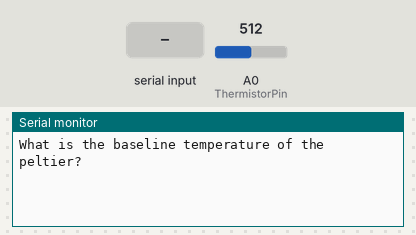
Bench run of a sketch on a simulated Arduino Uno, built with avr-gcc and run on an emulated ATmega328P. Parts: the last lines printed to the serial monitor. Inputs (shaded band) come from the test bench; at power-on: A0 (ThermistorPin) = 512.

Above: at 0.8 s.
0.9 s: "90,45\n" received over Serial
At 3.1 s:
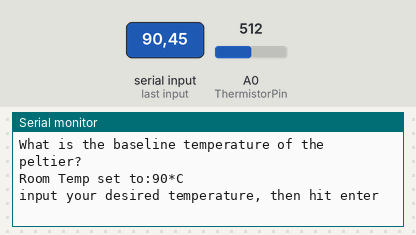
3.4 s: "30,150\n" received over Serial
At 5.2 s:
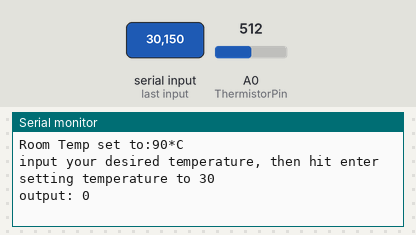

Measured:
- after the input at 0.9 s, the serial monitor: prints a new line after 1.0 s (image 1)
- after the input at 3.4 s, the serial monitor: prints a new line after 1.0 s (image 2)

The sketch:

peltiercontrolscriptwtherm.ino
```cpp
//Cora Ferguson
//Credit: Cam Brochu, controlling the peltier with serial inputs

//imports
#include <math.h>

//Variables
int baseline;
float temp = 0;                  //this is the temp read in from the user
int powerPin = 5;                //this will output power to the peltier cooler
int dtime = 1000;                //sets the delay to 1 sec
int input;
const int ThermistorPin = 0;     // analog input pin for the thermistor voltage
int Vo;                          // integer value of voltage reading
float R = 9870.0;                // fixed resistance in the voltage divider
float Rt;                        // computed resistance of the thermistor
int voltage[3];                  //making an array to store 3 values at a time
int x;                           //the integer that will refer to the part of the array that values will be put into
int avg_voltage;                 //the integer that is the average of the 3 voltage readings from the thermistor

///////////////////////////////////////////////////////////////////////////////////////////////
///////////////////////////////////////////////////////////////////////////////////////////////

void setup() {
  // put your setup code here, to run once:
  Setup();
  baseline = getBaseline();
  Serial.print("Room Temp set to:");
  Serial.print(baseline);
  Serial.println("*C");
  printInstruction();

// Only have the arduino calibrate to the original temperature once
  readInput();
  checkOutOfRange(input);
  Serial.print("setting temperature to ");
  Serial.println(input);
  int output = TempToAnalogOut(input);
  analogWrite(powerPin, output);

}

// Use the loop to continuously monitor the thermistor values and adjust the power output accordingly
void loop() {
  // Push the values into the voltage array to calculate the average voltage from the thermistor
  for (int i = 0; i < 3; i++){
    x = i;
    Vo = int(analogRead(ThermistorPin));
    Rt = R*(1023.0/float(Vo)-1.0);
    voltage[x] = Vo;
    delay(1000);
  }

  avg_voltage = (voltage[0]+voltage[1]+voltage[2])/3;
  Serial.print("Average Voltage: ");
  Serial.println(avg_voltage);

  if(avg_voltage > 130){
    analogWrite(powerPin, 0);
  }else if(avg_voltage < 130){
    int output = TempToAnalogOut(input);
    analogWrite(powerPin, output);
  }
}


////////////////////////////////////////////////////////////////////////////////////////////////
////////////////////////////////////////////////////////////////////////////////////////////////

//Custom functions:
void Setup(){
  pinMode(powerPin, OUTPUT); //setting the powerpin to output mode
  Serial.begin(9600); //starting the serial moniter
}

float getBaseline(){//gathering baseline room temp:
  Serial.println("What is the baseline temperature of the peltier?");
  while (Serial.available() == 0){
  }
  String Baseline = Serial.readString();
  int base = Baseline.toInt();
  return base;
}

void printInstruction(){
  Serial.println("input your desired temperature, then hit enter");
}

void readInput(){
  while (Serial.available() <= 0){
  }
  String Input = Serial.readString();
  input = Input.toInt();
}

void checkOutOfRange(int IN){
  if (IN > 42 || IN < 15){
    Serial.print("Out of range, done testing. Temp is: ");
    Serial.println(temp);
    digitalWrite(powerPin, LOW);
  }
}

//Calibration for Peltier 1
int TempToAnalogOut(int IN){
  int OUT;
  if (IN > baseline+1){
    IN = IN - (baseline - 29.6289); //this reassigns the IN to be the initial value minus the value calculated from the best fit equation
    OUT = log(IN/51.2578) / -0.002; //logic backcalculates the bit using the exponential line of best fit equation
  }else if (IN < baseline-1){
    IN = IN - (baseline - 25.88);
    OUT = log(IN / 25.88) / -0.002; //exponential option
  }else{
    OUT = 0;
  }
  Serial.print("output: ");
  Serial.println(OUT);
  if (OUT > 255){
    OUT = 255;
    Serial.println("corrected to 255");
  }
  return OUT;
}
```
